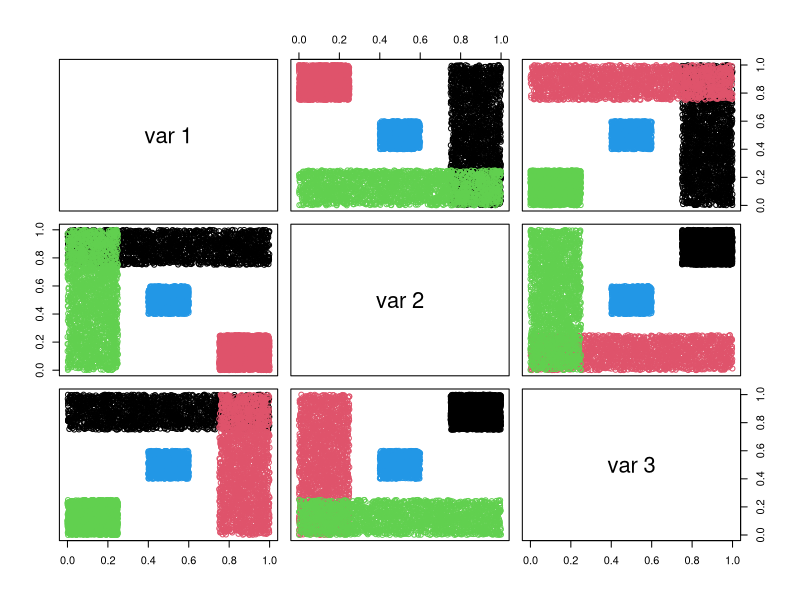

The R script that drew this image:
library(mlbench)


### Name: mlbench.cuboids
### Title: Cuboids: A 3 Dimensional Problem
### Aliases: mlbench.cuboids
### Keywords: datagen

### ** Examples

p <- mlbench.cuboids(7000)
plot(p)
## Not run: 
##D library(Rggobi)
##D g <- ggobi(p$x)
##D g$setColors(p$class)
##D g$setMode("2D Tour")
## End(Not run)
